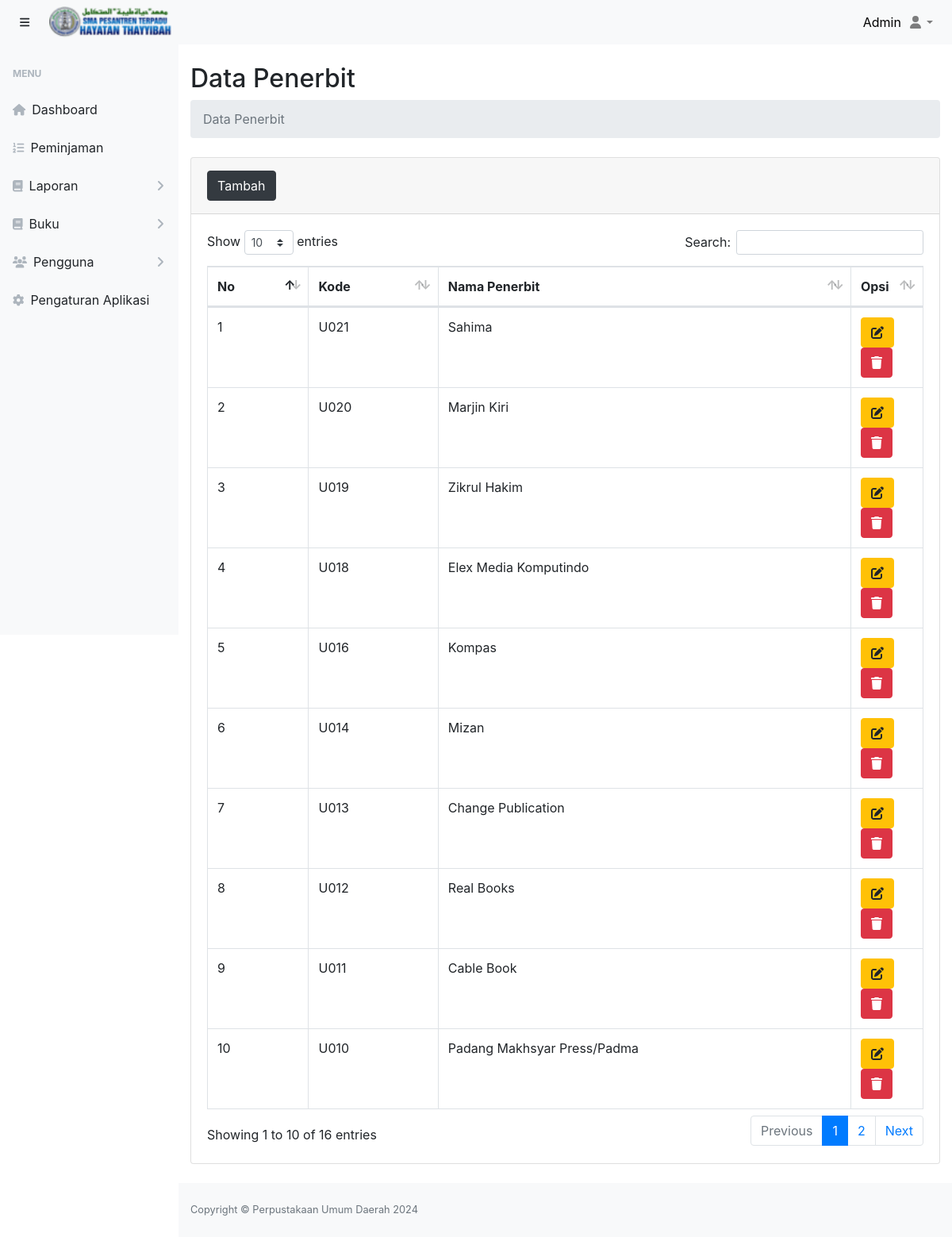
The app's page /dist/halaman.php?page=penerbit (signed in) with its own data.
### tables this page shows
CREATE TABLE `penerbit` (
  `id_penerbit` int(11) NOT NULL,
  `kode_penerbit` varchar(10) NOT NULL,
  `nama_penerbit` varchar(50) NOT NULL
);

CREATE TABLE `profil_aplikasi` (
  `id` int(11) NOT NULL,
  `nama_aplikasi` varchar(30) NOT NULL,
  `nama_pimpinan` varchar(100) NOT NULL,
  `alamat` varchar(100) NOT NULL,
  `no_telp` char(14) NOT NULL,
  `website` varchar(50) NOT NULL,
  `logo` varchar(100) NOT NULL
);

### dist/pustaka/penerbit/index.php (the view, shortened to what this page needs)
<main>
    <div class="container-fluid">
        <h2 class="mt-4">Data Penerbit</h2>
        <ol class="breadcrumb mb-4">
            <li class="breadcrumb-item active">Data Penerbit</li>
        </ol>
        <div class="card mb-4">
          <div class="card-header py-3">
            <button  class="btn-tambah btn btn-dark btn-icon-split"><span class="text">Tambah</span></button>
          </div>
            <div class="card-body">
                <div class="table-responsive">
                  <table class="table table-bordered" id="tabel_penerbit" width="100%" cellspacing="0">
                      <thead>
                        <tr>
                          <th>No</th>
                          <th>Kode</th>
                          <th>Nama Penerbit</th>
                          <th width="10%">Opsi</th>
                        </tr>
                      </thead>
                      <tbody>
                          <?php
                              include '../config/database.php';
                              $sql="select * from penerbit order by id_penerbit desc";
                              $hasil=mysqli_query($kon,$sql);
                              $no=0;
                              while ($data = mysqli_fetch_array($hasil)):
                              $no++;
                          ?>
                          <tr>
                              <td><?php echo $no; ?></td>
                              <td><?php echo $data['kode_penerbit']; ?></td>
                              <td><?php echo $data['nama_penerbit']; ?></td>
                              <td>
                                  <button class="btn-edit btn btn-warning btn-circle" id_penerbit="<?php echo $data['id_penerbit']; ?>" kode_penerbit="<?php echo $data['kode_penerbit']; ?>"><i class="fas fa-edit"></i></button>
                                  <a href="pustaka/penerbit/hapus-penerbit.php?id_penerbit=<?php echo $data['id_penerbit']; ?>" class="btn-hapus btn btn-danger btn-circle" ><i class="fa fa-trash"></i></a>
                              </td>
                          </tr>
                          <?php endwhile; ?>
                      </tbody>
                    </table>
                </div>
            </div>
        </div>
    </div>
</main>

### dist/halaman.php (shortened to what this page needs)
<!DOCTYPE html>
<html lang="en">
    <head>
        <link href="../src/templates/css/styles.css" rel="stylesheet" />
        <link href="../src/plugin/bootstrap/css/bootstrap.min.css" rel="stylesheet" />
        <link rel="stylesheet" href="https://cdnjs.cloudflare.com/ajax/libs/font-awesome/6.4.0/css/all.min.css">
        <link href="../src/plugin/datatables/dataTables.bootstrap4.min.css" rel="stylesheet" />
    </head>
    <body class="sb-nav-fixed">
        <nav class="sb-topnav navbar navbar-expand navbar-light bg-light">
            <button class="btn btn-link btn-sm order-1 order-lg-0" id="sidebarToggle" href="#"><i class="fas fa-bars"></i></button>
            <div class="navbar-brand" href="#"><img src="../src/img/logo126.png" alt="Logo" width="80%"></div>
            <div class="sb-nav-footer" style="color: black;">
                        <div  >
                        <?php
                            if ($_SESSION['level']=='Karyawan' or $_SESSION['level']=='karyawan'):
                                echo $_SESSION["nama_karyawan"];
                            endif;
                        ?>
                        </div>
            </div>
            <ul class="navbar-nav ml-auto ml-md-0">
                <li class="nav-item dropdown">
                    <a class="nav-link dropdown-toggle" id="userDropdown" href="#" role="button" data-toggle="dropdown" aria-haspopup="true" aria-expanded="false"><i class="fas fa-user fa-fw"></i></a>
                </li>
            </ul>
        </nav>
        <div id="layoutSidenav">
            <div id="layoutSidenav_nav">
                <nav class="sb-sidenav accordion sb-sidenav-light" id="sidenavAccordion">
                    <div class="sb-sidenav-menu">
                    <?php
                        if ($_SESSION['level']=='Karyawan' or $_SESSION['level']=='karyawan'):
                    ?>
                        <div class="nav">
                            <div class="sb-sidenav-menu-heading">Menu</div>
                            <a class="nav-link" href="halaman.php?page=dashboard">
                                <div class="sb-nav-link-icon"><i class="fas fa-home"></i></div>
                                Dashboard
                            </a>
                            <a class="nav-link" href="halaman.php?page=daftar-peminjaman">
                                <div class="sb-nav-link-icon"><i class="fas fa-list-ol"></i></div>
                                Peminjaman
                            </a>
                            <a class="nav-link collapsed" href="#" data-toggle="collapse" data-target="#collapseLaporan" aria-expanded="false" aria-controls="collapseLayouts">
                                <div class="sb-nav-link-icon"><i class="fas fa-book"></i></div>
                                Laporan
                                <div class="sb-sidenav-collapse-arrow"><i class="fas fa-angle-down"></i></div>
                            </a>
                            <a class="nav-link collapsed" href="#" data-toggle="collapse" data-target="#collapsePustaka" aria-expanded="false" aria-controls="collapseLayouts">
                                <div class="sb-nav-link-icon"><i class="fas fa-book"></i></div>
                                Buku
                                <div class="sb-sidenav-collapse-arrow"><i class="fas fa-angle-down"></i></div>
                            </a>
                            <a class="nav-link collapsed" href="#" data-toggle="collapse" data-target="#collapsePengguna" aria-expanded="false" aria-controls="collapseLayouts">
                                <div class="sb-nav-link-icon"><i class="fas fa-users"></i></div>
                                Pengguna
                                <div class="sb-sidenav-collapse-arrow"><i class="fas fa-angle-down"></i></div>
                            </a>
                            <a class="nav-link" href="halaman.php?page=aplikasi">
                                <div class="sb-nav-link-icon"><i class="fas fa-cog"></i></div>
                                Pengaturan Aplikasi
                            </a>
                        </div>
                        <?php endif; ?>
                    </div>
                </nav>
            </div>
            <div id="layoutSidenav_content">
                <?php
                    if(isset($_GET['page'])){
                        $page = $_GET['page'];
                        switch ($page) {
                            case 'penerbit':
                                include "pustaka/penerbit/index.php";
                                break;
                        }
                    }
                ?>
                <footer class="py-4 bg-light mt-auto">
                    <div class="container-fluid">
                        <div class="d-flex align-items-center justify-content-between small">
                        <?php
                            include '../config/database.php';
                            $hasil=mysqli_query($kon,"select nama_aplikasi from profil_aplikasi order by nama_aplikasi desc limit 1");
                            $data = mysqli_fetch_array($hasil);
                        ?>
                        <div class="text-muted">Copyright &copy; <?php echo $data['nama_aplikasi'];?> <?php echo date('Y');?></div>
                        </div>
                    </div>
                </footer>
            </div>
        </div>
        <link href="../src/plugin/select2/select2.min.css" rel="stylesheet" />
        <link href="../src/js/jquery-ui/jquery-ui.css" rel="stylesheet" />
    </body>
</html>

### records on screen
penerbit: kode_penerbit "U021", nama_penerbit "Sahima"
penerbit: kode_penerbit "U020", nama_penerbit "Marjin Kiri"
penerbit: kode_penerbit "U019", nama_penerbit "Zikrul Hakim"
penerbit: kode_penerbit "U018", nama_penerbit "Elex Media Komputindo"
penerbit: kode_penerbit "U016", nama_penerbit "Kompas"
penerbit: kode_penerbit "U014", nama_penerbit "Mizan"
penerbit: kode_penerbit "U013", nama_penerbit "Change Publication"
penerbit: kode_penerbit "U012", nama_penerbit "Real Books"
penerbit: kode_penerbit "U011", nama_penerbit "Cable Book"
penerbit: kode_penerbit "U010", nama_penerbit "Padang Makhsyar Press/Padma"
profil_aplikasi: nama_aplikasi "Perpustakaan Umum Daerah"

### other values on screen
$_SESSION["nama_karyawan"] "Admin"
